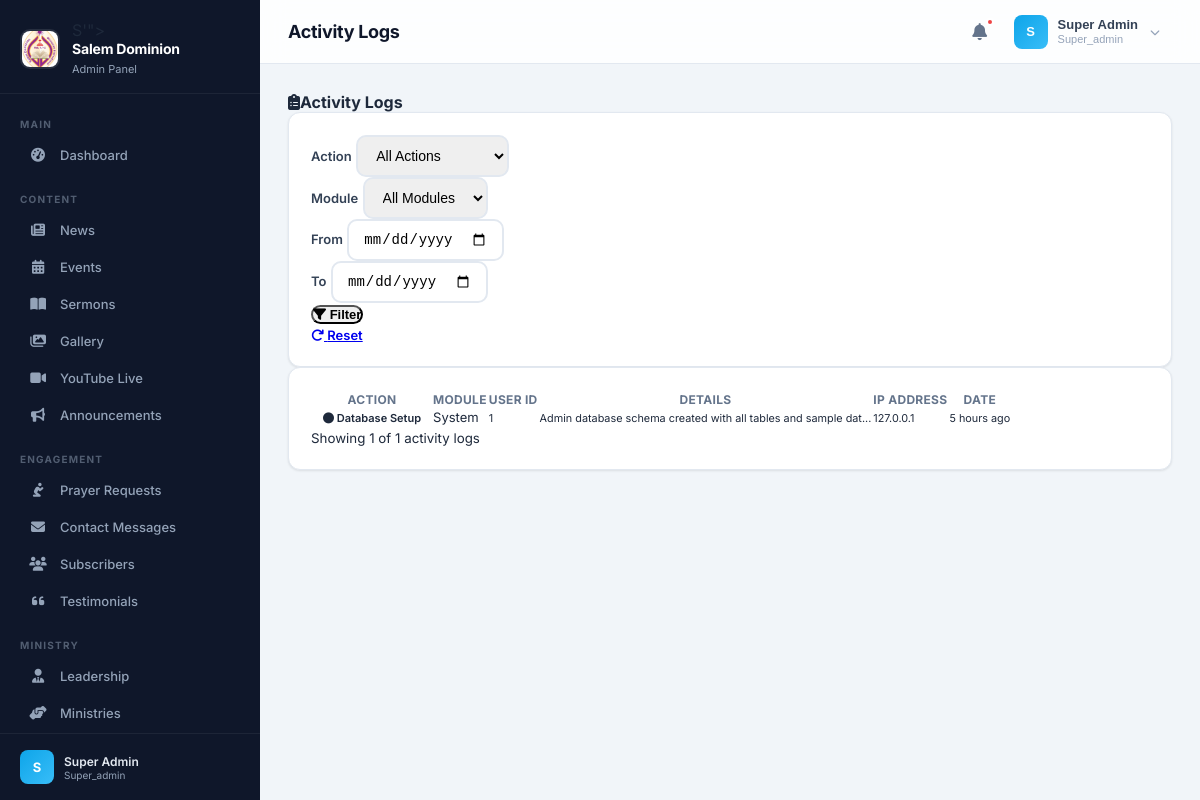
Screenshot of /admin/dashboard.php?section=activity-logs (signed in) with the database file from the repository.
### tables this page shows
CREATE TABLE `activity_logs` (
  `id` int(11) NOT NULL,
  `user_id` int(11) DEFAULT NULL,
  `action` varchar(255) NOT NULL,
  `module` varchar(100) DEFAULT NULL,
  `details` text DEFAULT NULL,
  `ip_address` varchar(45) DEFAULT NULL,
  `user_agent` text DEFAULT NULL,
  `created_at` timestamp NOT NULL DEFAULT current_timestamp()
);

### includes/helpers.php (called while the page is built, shortened)
<?php
function sanitize(string $input): string {
    return htmlspecialchars(trim($input), ENT_QUOTES, 'UTF-8');
}
function paginate(string $table, $db, int $perPage = ITEMS_PER_PAGE, int $currentPage = 1, string $where = '', array $params = [], string $orderBy = 'id DESC'): array {
    if ($db instanceof Database) {
        $pdo = $db->getPdo();
    } elseif ($db instanceof PDO) {
        $pdo = $db;
    } else {
        $pdo = Database::getInstance()->getPdo();
    }
    $countQuery = "SELECT COUNT(*) FROM {$table}";
    if (!empty($where)) {
        $countQuery .= " WHERE {$where}";
    }
    $stmt = $pdo->prepare($countQuery);
    $stmt->execute($params);
    $total = (int)$stmt->fetchColumn();
    $totalPages = max(1, ceil($total / $perPage));
    $currentPage = max(1, min($currentPage, $totalPages));
    $offset = ($currentPage - 1) * $perPage;
    $query = "SELECT * FROM {$table}";
    if (!empty($where)) {
        $query .= " WHERE {$where}";
    }
    $query .= " ORDER BY {$orderBy} LIMIT {$perPage} OFFSET {$offset}";
    $stmt = $pdo->prepare($query);
    $stmt->execute($params);
    $items = $stmt->fetchAll(PDO::FETCH_ASSOC);
    return [
        'items'       => $items,
        'total'       => $total,
        'page'        => $currentPage,
        'per_page'    => $perPage,
        'total_pages' => $totalPages,
    ];
}
function timeAgo(string $datetime): string {
    $time = strtotime($datetime);
    $diff = time() - $time;
    if ($diff < 86400) return floor($diff / 3600) . ' hours ago';
    return date('M j, Y', $time);
}
function truncate(string $text, int $length = 100): string {
    return substr($text, 0, $length) . '...';
}

### admin/modules/activity-logs.php (the view, shortened to what this page needs)
<?php
$db = Database::getNamed('admin');
$dateFrom = $_GET['date_from'] ?? '';
$dateTo = $_GET['date_to'] ?? '';
$page = max(1, (int)($_GET['page'] ?? 1));
$perPage = ADMIN_ITEMS_PER_PAGE;
$where = '1=1';
$params = [];
$pagination = paginate('activity_logs', $db, $perPage, $page, $where, $params);
$logs = $pagination['items'];
$total = $pagination['total'];
$actionColors = [
    'created' => 'success',
    'updated' => 'primary',
    'deleted' => 'danger',
    'approved' => 'success',
    'rejected' => 'danger',
    'archived' => 'secondary',
    'login' => 'info',
    'logout' => 'secondary',
    'confirmed' => 'success',
    'replied' => 'info',
    'exported' => 'warning',
    'uploaded' => 'primary',
];
?>
<div class="d-flex justify-content-between align-items-center mb-4">
    <h4 class="mb-0"><i class="fas fa-clipboard-list me-2"></i>Activity Logs</h4>
</div>
<div class="card mb-4">
    <div class="card-body">
        <form method="GET" class="row g-3 align-items-end">
            <div class="col-md-2">
                <label class="form-label">Action</label>
                <select name="action_type" class="form-select form-select-sm">
                    <option value="">All Actions</option>
                </select>
            </div>
            <div class="col-md-2">
                <label class="form-label">Module</label>
                <select name="module" class="form-select form-select-sm">
                    <option value="">All Modules</option>
                </select>
            </div>
            <div class="col-md-2">
                <label class="form-label">From</label>
                <input type="date" name="date_from" class="form-control form-control-sm" value="<?= $dateFrom ?>">
            </div>
            <div class="col-md-2">
                <label class="form-label">To</label>
                <input type="date" name="date_to" class="form-control form-control-sm" value="<?= $dateTo ?>">
            </div>
            <div class="col-md-2">
                <button type="submit" class="btn btn-outline-primary btn-sm w-100"><i class="fas fa-filter me-1"></i> Filter</button>
            </div>
            <div class="col-md-2">
                <a href="<?= BASE_URL ?>/admin/modules/activity-logs.php" class="btn btn-outline-secondary btn-sm w-100"><i class="fas fa-redo me-1"></i> Reset</a>
            </div>
        </form>
    </div>
</div>
<div class="card">
    <div class="card-body">
        <?php if (empty($logs)): ?>
            <div class="text-center py-5">
                <i class="fas fa-clipboard-list fa-3x text-muted mb-3"></i>
                <p class="text-muted">No activity logs found.</p>
            </div>
        <?php else: ?>
            <div class="table-responsive">
                <table class="table table-hover align-middle">
                    <thead class="table-light">
                        <tr>
                            <th>Action</th>
                            <th>Module</th>
                            <th>User ID</th>
                            <th>Details</th>
                            <th>IP Address</th>
                            <th>Date</th>
                        </tr>
                    </thead>
                    <tbody>
                        <?php foreach ($logs as $item): ?>
                        <tr>
                            <td>
                                <span class="badge bg-<?= $actionColors[$item['action']] ?? 'secondary' ?>">
                                    <i class="fas fa-<?= $item['action'] === 'created' ? 'plus' : ($item['action'] === 'deleted' ? 'trash' : ($item['action'] === 'updated' ? 'edit' : 'circle')) ?> me-1"></i>
                                    <?= ucfirst($item['action']) ?>
                                </span>
                            </td>
                            <td><span class="text-muted"><?= sanitize(ucfirst($item['module'])) ?></span></td>
                            <td><small><?= $item['user_id'] ?></small></td>
                            <td><small class="text-muted"><?= sanitize(truncate($item['details'] ?? '', 60)) ?></small></td>
                            <td><small class="text-muted"><?= sanitize($item['ip_address']) ?></small></td>
                            <td><small><?= timeAgo($item['created_at']) ?></small></td>
                        </tr>
                        <?php endforeach; ?>
                    </tbody>
                </table>
            </div>
            <small class="text-muted">Showing <?= count($logs) ?> of <?= $total ?> activity logs</small>
        <?php endif; ?>
    </div>
</div>

### admin/dashboard.php (style rules this page uses)
*, *::before, *::after { margin: 0; padding: 0; box-sizing: border-box; }
:root { --sidebar-width: 260px; --sidebar-collapsed: 0px; --topbar-height: 64px; --bg-primary: #0f172a; --bg-secondary: #1e293b; --bg-accent: #0ea5e9; --bg-page: #f1f5f9; --text-sidebar: #94a3b8; --text-sidebar-active: #ffffff; --border-color: #e2e8f0; --card-bg: #ffffff; --shadow-sm: 0 1px 3px rgba(0,0,0,0.06), 0 1px 2px rgba(0,0,0,0.04); --shadow-md: 0 4px 12px rgba(0,0,0,0.07), 0 2px 4px rgba(0,0,0,0.04); --shadow-lg: 0 10px 30px rgba(0,0,0,0.08); --radius: 12px; --radius-sm: 8px; }
body { font-family: 'Inter', -apple-system, BlinkMacSystemFont, sans-serif; background: var(--bg-page); color: #1e293b; min-height: 100vh; -webkit-font-smoothing: antialiased; }
.card { background: var(--card-bg); border-radius: var(--radius); box-shadow: var(--shadow-sm); border: 1px solid var(--border-color); overflow: hidden; transition: box-shadow 0.25s ease; }
.card-body { padding: 22px; }
.form-control, .form-select { border-radius: 10px; padding: 10px 14px; border: 2px solid #e2e8f0; font-size: 14px; transition: border-color 0.2s, box-shadow 0.2s; }
.form-label { font-size: 13px; font-weight: 600; color: #334155; margin-bottom: 6px; }
.btn { border-radius: 10px; font-weight: 600; font-size: 13px; transition: all 0.2s; }
.badge { font-weight: 600; font-size: 11px; padding: 4px 10px; border-radius: 6px; }
.table { font-size: 13px; }
.table th { font-weight: 700; font-size: 12px; text-transform: uppercase; letter-spacing: 0.3px; color: #64748b; border-bottom-width: 1px; }

### rows the page displays
activity_logs: action "Database Setup", module "System", user "1", details "Admin database schema created with all tables and sample dat...", ip_address "127.0.0.1", created_at "5 hours ago"

### other values shown
$groupName "MAIN"
$item['label'] "Dashboard"
$groupName "CONTENT"
$item['label'] "News"
$item['label'] "Events"
$item['label'] "Sermons"
$item['label'] "Gallery"
$item['label'] "YouTube Live"
$item['label'] "Announcements"
$groupName "ENGAGEMENT"
$item['label'] "Prayer Requests"
$item['label'] "Contact Messages"
$item['label'] "Subscribers"
$item['label'] "Testimonials"
$groupName "MINISTRY"
